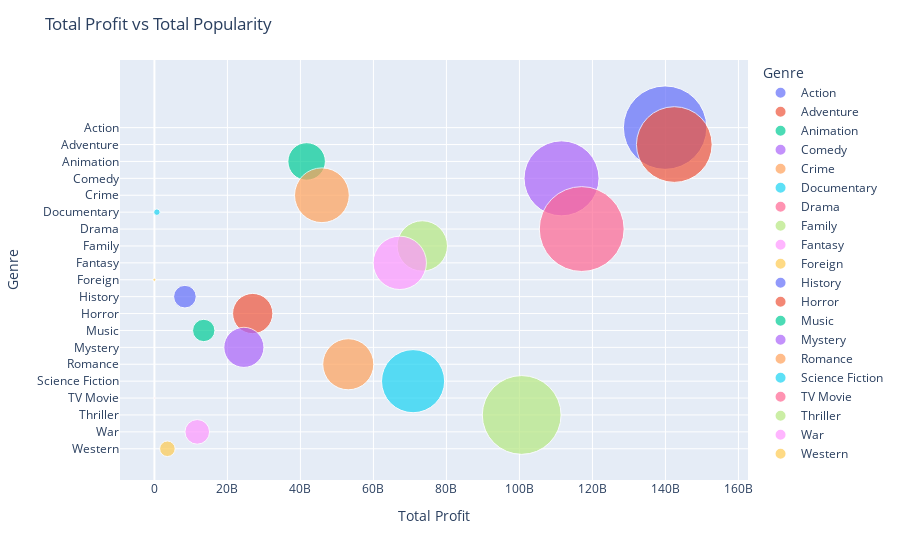

Notebook cell for this chart:
### Code cell
#Using scatter bubble because we have three variables to show the relationship between the popularity of a genre 
#and the overall profit
fig_5 = px.scatter(df_genres_popularity_profit, x="profit", y=df_genres_popularity_profit.index,
	         size="popularity", color=df_genres_popularity_profit.index,
                 hover_name="popularity", log_x=False, size_max=60,
                labels=dict(profit='Total Profit', genre_adj= 'Genre'))
fig_5.update_layout(title_text= 'Total Profit vs Total Popularity')
fig_5.show()

### Figure 1 — Plotly figure (JSON) as saved in the notebook; plotly's stock layout.template omitted (floating-point values rounded to 4 significant figures)
{"data": [{"hovertemplate": "<b>%{hovertext}</b><br><br>Genre=%{y}<br>Total Profit=%{x}<br>popularity=%{marker.size}<extra></extra>", "hovertext": [1700.0], "legendgroup": "Action", "marker": {"color": "#636efa", "size": [1700.0], "sizemode": "area", "sizeref": 0.4885, "symbol": "circle"}, "mode": "markers", "name": "Action", "orientation": "h", "showlegend": true, "type": "scatter", "x": [139900000000.0], "xaxis": "x", "y": ["Action"], "yaxis": "y"}, {"hovertemplate": "<b>%{hovertext}</b><br><br>Genre=%{y}<br>Total Profit=%{x}<br>popularity=%{marker.size}<extra></extra>", "hovertext": [1399.0], "legendgroup": "Adventure", "marker": {"color": "#EF553B", "size": [1399.0], "sizemode": "area", "sizeref": 0.4885, "symbol": "circle"}, "mode": "markers", "name": "Adventure", "orientation": "h", "showlegend": true, "type": "scatter", "x": [142400000000.0], "xaxis": "x", "y": ["Adventure"], "yaxis": "y"}, {"hovertemplate": "<b>%{hovertext}</b><br><br>Genre=%{y}<br>Total Profit=%{x}<br>popularity=%{marker.size}<extra></extra>", "hovertext": [343.8], "legendgroup": "Animation", "marker": {"color": "#00cc96", "size": [343.8], "sizemode": "area", "sizeref": 0.4885, "symbol": "circle"}, "mode": "markers", "name": "Animation", "orientation": "h", "showlegend": true, "type": "scatter", "x": [41700000000.0], "xaxis": "x", "y": ["Animation"], "yaxis": "y"}, {"hovertemplate": "<b>%{hovertext}</b><br><br>Genre=%{y}<br>Total Profit=%{x}<br>popularity=%{marker.size}<extra></extra>", "hovertext": [1375.0], "legendgroup": "Comedy", "marker": {"color": "#ab63fa", "size": [1375.0], "sizemode": "area", "sizeref": 0.4885, "symbol": "circle"}, "mode": "markers", "name": "Comedy", "orientation": "h", "showlegend": true, "type": "scatter", "x": [111500000000.0], "xaxis": "x", "y": ["Comedy"], "yaxis": "y"}, {"hovertemplate": "<b>%{hovertext}</b><br><br>Genre=%{y}<br>Total Profit=%{x}<br>popularity=%{marker.size}<extra></extra>", "hovertext": [731.7], "legendgroup": "Crime", "marker": {"color": "#FFA15A", "size": [731.7], "sizemode": "area", "sizeref": 0.4885, "symbol": "circle"}, "mode": "markers", "name": "Crime", "orientation": "h", "showlegend": true, "type": "scatter", "x": [45890000000.0], "xaxis": "x", "y": ["Crime"], "yaxis": "y"}, {"hovertemplate": "<b>%{hovertext}</b><br><br>Genre=%{y}<br>Total Profit=%{x}<br>popularity=%{marker.size}<extra></extra>", "hovertext": [10.31], "legendgroup": "Documentary", "marker": {"color": "#19d3f3", "size": [10.31], "sizemode": "area", "sizeref": 0.4885, "symbol": "circle"}, "mode": "markers", "name": "Documentary", "orientation": "h", "showlegend": true, "type": "scatter", "x": [679900000.0], "xaxis": "x", "y": ["Documentary"], "yaxis": "y"}, {"hovertemplate": "<b>%{hovertext}</b><br><br>Genre=%{y}<br>Total Profit=%{x}<br>popularity=%{marker.size}<extra></extra>", "hovertext": [1758.0], "legendgroup": "Drama", "marker": {"color": "#FF6692", "size": [1758.0], "sizemode": "area", "sizeref": 0.4885, "symbol": "circle"}, "mode": "markers", "name": "Drama", "orientation": "h", "showlegend": true, "type": "scatter", "x": [117100000000.0], "xaxis": "x", "y": ["Drama"], "yaxis": "y"}, {"hovertemplate": "<b>%{hovertext}</b><br><br>Genre=%{y}<br>Total Profit=%{x}<br>popularity=%{marker.size}<extra></extra>", "hovertext": [620.1], "legendgroup": "Family", "marker": {"color": "#B6E880", "size": [620.1], "sizemode": "area", "sizeref": 0.4885, "symbol": "circle"}, "mode": "markers", "name": "Family", "orientation": "h", "showlegend": true, "type": "scatter", "x": [73390000000.0], "xaxis": "x", "y": ["Family"], "yaxis": "y"}, {"hovertemplate": "<b>%{hovertext}</b><br><br>Genre=%{y}<br>Total Profit=%{x}<br>popularity=%{marker.size}<extra></extra>", "hovertext": [694.7], "legendgroup": "Fantasy", "marker": {"color": "#FF97FF", "size": [694.7], "sizemode": "area", "sizeref": 0.4885, "symbol": "circle"}, "mode": "markers", "name": "Fantasy", "orientation": "h", "showlegend": true, "type": "scatter", "x": [67220000000.0], "xaxis": "x", "y": ["Fantasy"], "yaxis": "y"}, {"hovertemplate": "<b>%{hovertext}</b><br><br>Genre=%{y}<br>Total Profit=%{x}<br>popularity=%{marker.size}<extra></extra>", "hovertext": [2.335], "legendgroup": "Foreign", "marker": {"color": "#FECB52", "size": [2.335], "sizemode": "area", "sizeref": 0.4885, "symbol": "circle"}, "mode": "markers", "name": "Foreign", "orientation": "h", "showlegend": true, "type": "scatter", "x": [-2138000.0], "xaxis": "x", "y": ["Foreign"], "yaxis": "y"}, {"hovertemplate": "<b>%{hovertext}</b><br><br>Genre=%{y}<br>Total Profit=%{x}<br>popularity=%{marker.size}<extra></extra>", "hovertext": [125.2], "legendgroup": "History", "marker": {"color": "#636efa", "size": [125.2], "sizemode": "area", "sizeref": 0.4885, "symbol": "circle"}, "mode": "markers", "name": "History", "orientation": "h", "showlegend": true, "type": "scatter", "x": [8357000000.0], "xaxis": "x", "y": ["History"], "yaxis": "y"}, {"hovertemplate": "<b>%{hovertext}</b><br><br>Genre=%{y}<br>Total Profit=%{x}<br>popularity=%{marker.size}<extra></extra>", "hovertext": [395.4], "legendgroup": "Horror", "marker": {"color": "#EF553B", "size": [395.4], "sizemode": "area", "sizeref": 0.4885, "symbol": "circle"}, "mode": "markers", "name": "Horror", "orientation": "h", "showlegend": true, "type": "scatter", "x": [26930000000.0], "xaxis": "x", "y": ["Horror"], "yaxis": "y"}, {"hovertemplate": "<b>%{hovertext}</b><br><br>Genre=%{y}<br>Total Profit=%{x}<br>popularity=%{marker.size}<extra></extra>", "hovertext": [122.3], "legendgroup": "Music", "marker": {"color": "#00cc96", "size": [122.3], "sizemode": "area", "sizeref": 0.4885, "symbol": "circle"}, "mode": "markers", "name": "Music", "orientation": "h", "showlegend": true, "type": "scatter", "x": [13510000000.0], "xaxis": "x", "y": ["Music"], "yaxis": "y"}, {"hovertemplate": "<b>%{hovertext}</b><br><br>Genre=%{y}<br>Total Profit=%{x}<br>popularity=%{marker.size}<extra></extra>", "hovertext": [393.1], "legendgroup": "Mystery", "marker": {"color": "#ab63fa", "size": [393.1], "sizemode": "area", "sizeref": 0.4885, "symbol": "circle"}, "mode": "markers", "name": "Mystery", "orientation": "h", "showlegend": true, "type": "scatter", "x": [24510000000.0], "xaxis": "x", "y": ["Mystery"], "yaxis": "y"}, {"hovertemplate": "<b>%{hovertext}</b><br><br>Genre=%{y}<br>Total Profit=%{x}<br>popularity=%{marker.size}<extra></extra>", "hovertext": [636.9], "legendgroup": "Romance", "marker": {"color": "#FFA15A", "size": [636.9], "sizemode": "area", "sizeref": 0.4885, "symbol": "circle"}, "mode": "markers", "name": "Romance", "orientation": "h", "showlegend": true, "type": "scatter", "x": [53100000000.0], "xaxis": "x", "y": ["Romance"], "yaxis": "y"}, {"hovertemplate": "<b>%{hovertext}</b><br><br>Genre=%{y}<br>Total Profit=%{x}<br>popularity=%{marker.size}<extra></extra>", "hovertext": [972.2], "legendgroup": "Science Fiction", "marker": {"color": "#19d3f3", "size": [972.2], "sizemode": "area", "sizeref": 0.4885, "symbol": "circle"}, "mode": "markers", "name": "Science Fiction", "orientation": "h", "showlegend": true, "type": "scatter", "x": [70860000000.0], "xaxis": "x", "y": ["Science Fiction"], "yaxis": "y"}, {"hovertemplate": "<b>%{hovertext}</b><br><br>Genre=%{y}<br>Total Profit=%{x}<br>popularity=%{marker.size}<extra></extra>", "hovertext": [0.2736], "legendgroup": "TV Movie", "marker": {"color": "#FF6692", "size": [0.2736], "sizemode": "area", "sizeref": 0.4885, "symbol": "circle"}, "mode": "markers", "name": "TV Movie", "orientation": "h", "showlegend": true, "type": "scatter", "x": [51440000.0], "xaxis": "x", "y": ["TV Movie"], "yaxis": "y"}, {"hovertemplate": "<b>%{hovertext}</b><br><br>Genre=%{y}<br>Total Profit=%{x}<br>popularity=%{marker.size}<extra></extra>", "hovertext": [1516.0], "legendgroup": "Thriller", "marker": {"color": "#B6E880", "size": [1516.0], "sizemode": "area", "sizeref": 0.4885, "symbol": "circle"}, "mode": "markers", "name": "Thriller", "orientation": "h", "showlegend": true, "type": "scatter", "x": [100600000000.0], "xaxis": "x", "y": ["Thriller"], "yaxis": "y"}, {"hovertemplate": "<b>%{hovertext}</b><br><br>Genre=%{y}<br>Total Profit=%{x}<br>popularity=%{marker.size}<extra></extra>", "hovertext": [148.3], "legendgroup": "War", "marker": {"color": "#FF97FF", "size": [148.3], "sizemode": "area", "sizeref": 0.4885, "symbol": "circle"}, "mode": "markers", "name": "War", "orientation": "h", "showlegend": true, "type": "scatter", "x": [11740000000.0], "xaxis": "x", "y": ["War"], "yaxis": "y"}, {"hovertemplate": "<b>%{hovertext}</b><br><br>Genre=%{y}<br>Total Profit=%{x}<br>popularity=%{marker.size}<extra></extra>", "hovertext": [58.98], "legendgroup": "Western", "marker": {"color": "#FECB52", "size": [58.98], "sizemode": "area", "sizeref": 0.4885, "symbol": "circle"}, "mode": "markers", "name": "Western", "orientation": "h", "showlegend": true, "type": "scatter", "x": [3561000000.0], "xaxis": "x", "y": ["Western"], "yaxis": "y"}], "layout": {"legend": {"itemsizing": "constant", "title": {"text": "Genre"}, "tracegroupgap": 0}, "margin": {"t": 60}, "title": {"text": "Total Profit vs Total Popularity"}, "xaxis": {"anchor": "y", "domain": [0, 1], "title": {"text": "Total Profit"}}, "yaxis": {"anchor": "x", "categoryarray": ["Western", "War", "Thriller", "TV Movie", "Science Fiction", "Romance", "Mystery", "Music", "Horror", "History", "Foreign", "Fantasy", "Family", "Drama", "Documentary", "Crime", "Comedy", "Animation", "Adventure", "Action"], "categoryorder": "array", "domain": [0, 1], "title": {"text": "Genre"}}}}
